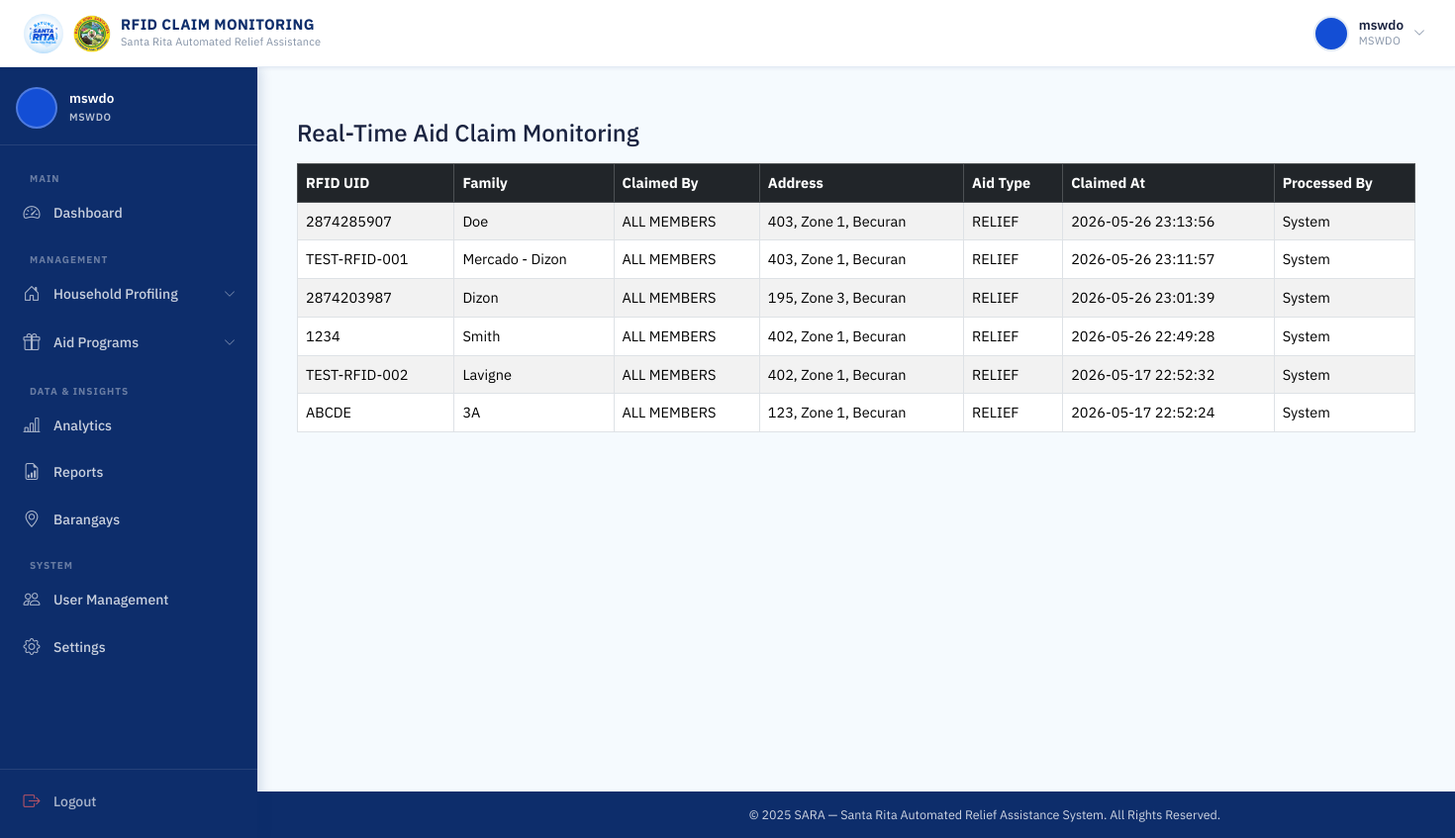
The app's page /mswdo/monitoring/ (signed in), older data.
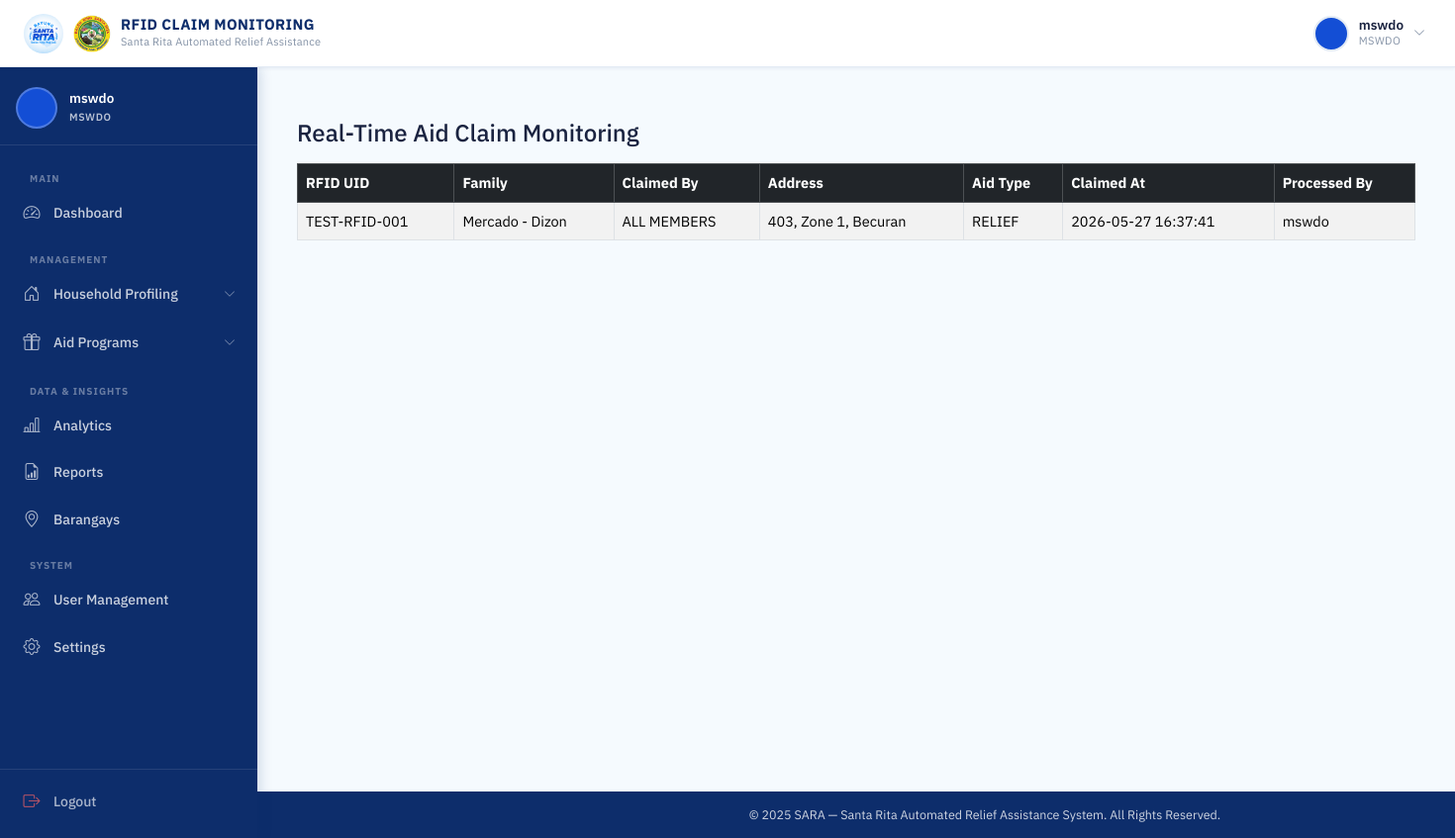
The same page, newer data.
### accounts/models.py (models this page shows, shortened)
class Family(models.Model):
    household = models.ForeignKey(Household, on_delete=models.CASCADE, related_name='families')
    family_name = models.CharField(max_length=100)
    rfid_uid = models.CharField(
        max_length=50,
        unique=True,
        null=True,
        blank=True
    )
    is_active = models.BooleanField(default=True)

class AidClaim(models.Model):
    family = models.ForeignKey(Family, on_delete=models.CASCADE)
    family_member = models.ForeignKey(
        'FamilyMember',
        on_delete=models.SET_NULL,
        null=True,
        blank=True,
        help_text="For individual aids like Senior"
    )
    aid_type = models.CharField(max_length=20, choices=AidType.choices)
    schedule = models.ForeignKey('AidSchedule', on_delete=models.CASCADE, null=True)
    claimed_at = models.DateTimeField(auto_now_add=True)
    created_by = models.ForeignKey(
            User,
            on_delete=models.SET_NULL,
            null=True,
            blank=True,
            related_name='processed_claims'
        )

class User(AbstractUser):
    ROLE_CHOICES = (
        ('MSWDO', 'MSWDO Admin'),
        ('BARANGAY', 'Barangay Admin'),
    )
    email = models.EmailField(unique=True)
    role = models.CharField(max_length=20, choices=ROLE_CHOICES)
    barangay = models.ForeignKey(
        'Barangay', on_delete=models.SET_NULL, blank=True, null=True, related_name='users'
    )
    is_active = models.BooleanField(default=True)

### accounts/views.py (the view)
# urls.py: path('mswdo/monitoring/', views.rfid_claim_monitoring, name='rfid_claim_monitoring'),
@login_required
@session_protected
def rfid_claim_monitoring(request):
    if request.user.role != 'MSWDO':
        return HttpResponseForbidden("Access Denied")
    claims = AidClaim.objects.select_related(
        'family',
        'family__household',
        'family__household__zone',
        'family__household__barangay',
        'family_member',
        'created_by'  # ADD this so it doesn't do extra queries
    ).order_by('-claimed_at')
    monitoring_data = []
    for claim in claims:
        monitoring_data.append({
            'rfid_uid': claim.family.rfid_uid,
            'family_name': claim.family.family_name,
            'member_name': (
                f"{claim.family_member.first_name} {claim.family_member.last_name}"
                if claim.family_member else "ALL MEMBERS"
            ),
            'address': claim.family.household.address,
            'aid_type': claim.aid_type,
            'claimed_at': claim.claimed_at,
            'processed_by': (
                claim.created_by.username
                if claim.created_by else "System"
            ),
        })
    return render(request, 'accounts/rfid_claim_monitoring.html', {
        'claims': monitoring_data
    })

### accounts/context_processors.py (called while the page is built)
def auth_required(request):
    return {
        'requires_auth': request.user.is_authenticated
    }

### accounts/models.py (called while the page is built)
    @property
    def address(self):
        return f"{self.house_number}, {self.zone.name}, {self.barangay.name}"

### templates/accounts/rfid_claim_monitoring.html
{% extends "base.html" %}
{% block navbar_title %}
RFID CLAIM MONITORING
{% endblock %}
{% block content %}
<div class="container mt-4">
  <h4 class="mb-3">Real-Time Aid Claim Monitoring</h4>
  <div class="table-responsive">
    <table class="table table-bordered table-striped">
      <thead class="table-dark">
        <tr>
          <th>RFID UID</th>
          <th>Family</th>
          <th>Claimed By</th>
          <th>Address</th>
          <th>Aid Type</th>
          <th>Claimed At</th>
          <th>Processed By</th>
        </tr>
      </thead>
      <tbody>
        {% for c in claims %}
          <tr>
            <td>{{ c.rfid_uid }}</td>
            <td>{{ c.family_name }}</td>
            <td>{{ c.member_name }}</td>
            <td>{{ c.address }}</td>
            <td>{{ c.aid_type }}</td>
            <td>{{ c.claimed_at|date:"Y-m-d H:i:s" }}</td>
            <td>{{ c.processed_by }}</td>
          </tr>
        {% empty %}
          <tr>
            <td colspan="7" class="text-center">No claims yet.</td>
          </tr>
        {% endfor %}
      </tbody>
    </table>
  </div>
</div>
{% endblock %}

### templates/base.html (shortened to what the changed rows need)
{% load static %}
<!DOCTYPE html>
<html lang="en">
<head>
  <link href="https://cdn.jsdelivr.net/npm/bootstrap@5.3.2/dist/css/bootstrap.min.css" rel="stylesheet">
  <link href="https://cdn.jsdelivr.net/npm/bootstrap-icons@1.11.3/font/bootstrap-icons.min.css" rel="stylesheet">
  <link rel="stylesheet" href="{% static 'css/base.css' %}">
</head>
<body>
<div class="page-wrapper">
  <nav class="topbar" id="topbar">
    {% if user.is_authenticated %}
    <div class="topbar-right">
      <div class="topbar-user" id="userDropdownToggle">
        <div class="topbar-avatar">
        </div>
        <div class="topbar-user-info">
          <span class="topbar-username">{{ user.get_full_name|default:user.username }}</span>
          <span class="topbar-role">{{ user.role|default:"User" }}</span>
        </div>
        <i class="bi bi-chevron-down topbar-chevron" id="userChevron"></i>
      </div>
    </div>
    {% endif %}
  </nav>
  {% if user.is_authenticated %}
  <aside class="sidebar" id="sidebar">
    <div class="sidebar-header">
      <div class="sidebar-user-card">
        <div class="sidebar-avatar">
        </div>
        <div class="sidebar-user-info">
          <span class="sidebar-username">{{ user.get_full_name|default:user.username }}</span>
          <span class="sidebar-role-badge">{{ user.role|default:"User" }}</span>
        </div>
      </div>
    </div>
    <nav class="sidebar-body">
      <ul class="sidebar-nav">
        {% if user.role == 'MSWDO' %}
        <li class="sidebar-section-label">Main</li>
        <li class="sidebar-item">
          <a href="{% url 'mswdo_dashboard' %}" class="sidebar-link {% if request.resolver_match.url_name == 'mswdo_dashboard' %}active{% endif %}">
            <i class="bi bi-speedometer2"></i>
            <span>Dashboard</span>
          </a>
        </li>
        <li class="sidebar-section-label">Management</li>
        <li class="sidebar-item sidebar-item--accordion">
          <button class="sidebar-link sidebar-accordion-btn" data-target="householdSubmenu"
            aria-expanded="false">
            <i class="bi bi-house-door"></i>
            <span>Household Profiling</span>
            <i class="bi bi-chevron-down sidebar-arrow"></i>
          </button>
        </li>
        <li class="sidebar-item sidebar-item--accordion">
          <button class="sidebar-link sidebar-accordion-btn" data-target="aidSubmenu"
            aria-expanded="false">
            <i class="bi bi-gift"></i>
            <span>Aid Programs</span>
            <i class="bi bi-chevron-down sidebar-arrow"></i>
          </button>
        </li>
        <li class="sidebar-section-label">Data & Insights</li>
        <li class="sidebar-item">
          <a href="{% url 'analytics' %}" class="sidebar-link {% if request.resolver_match.url_name == 'analytics' %}active{% endif %}">
            <i class="bi bi-bar-chart-line"></i>
            <span>Analytics</span>
          </a>
        </li>
        <li class="sidebar-item">
          <a href="{% url 'aid_reports' %}" class="sidebar-link {% if request.resolver_match.url_name == 'aid_reports' %}active{% endif %}">
            <i class="bi bi-file-earmark-bar-graph"></i>
            <span>Reports</span>
          </a>
        </li>
        <li class="sidebar-item">
          <a href="#" class="sidebar-link">
            <i class="bi bi-geo-alt"></i>
            <span>Barangays</span>
          </a>
        </li>
        <li class="sidebar-section-label">System</li>
        <li class="sidebar-item">
          <a href="{% url 'barangay_accounts' %}" class="sidebar-link">
            <i class="bi bi-people"></i>
            <span>User Management</span>
          </a>
        </li>
        <li class="sidebar-item">
          <a href="#" class="sidebar-link">
            <i class="bi bi-gear"></i>
            <span>Settings</span>
          </a>
        </li>
        {% endif %}
      </ul>
    </nav>
    <div class="sidebar-footer">
      <a href="{% url 'logout' %}" class="sidebar-link sidebar-logout">
        <i class="bi bi-box-arrow-right"></i>
        <span>Logout</span>
      </a>
    </div>
  </aside>
  {% endif %}
  <main class="{% if user.is_authenticated %}main-content{% endif %}">
    {% block content %}{% endblock %}
  </main>
</div>
</body>
</html>

Row changes from the older to the newer data that the page shows:
no longer on this page (row unchanged): Family: rfid_uid "2874285907", family_name "Doe"
removed AidClaim: aid_type "RELIEF", claimed_at "2026-05-26 23:13:56"
removed AidClaim: aid_type "RELIEF", claimed_at "2026-05-26 23:11:57"
no longer on this page (row unchanged): Family: rfid_uid "2874203987", family_name "Dizon"
removed AidClaim: aid_type "RELIEF", claimed_at "2026-05-26 23:01:39"
no longer on this page (row unchanged): Family: rfid_uid "1234", family_name "Smith"
removed AidClaim: aid_type "RELIEF", claimed_at "2026-05-26 22:49:28"
no longer on this page (row unchanged): Family: rfid_uid "TEST-RFID-002", family_name "Lavigne"
removed AidClaim: aid_type "RELIEF", claimed_at "2026-05-17 22:52:32"
no longer on this page (row unchanged): Family: rfid_uid "ABCDE", family_name "3A"
removed AidClaim: aid_type "RELIEF", claimed_at "2026-05-17 22:52:24"
added AidClaim: aid_type "RELIEF", claimed_at "2026-05-27 16:37:41"
Text that changed along with them:
new list line: "TEST-RFID-001 Mercado - Dizon"
new list line: "ALL MEMBERS 403, Zone 1, Becuran"
new list line: "mswdo"
list line gone: "ALL MEMBERS 403, Zone 1, Becuran System"
list line gone: "TEST-RFID-001 Mercado - Dizon"
list line gone: "ALL MEMBERS 195, Zone 3, Becuran System"
list line gone: "ALL MEMBERS 402, Zone 1, Becuran System"
list line gone: "ALL MEMBERS 123, Zone 1, Becuran System"
